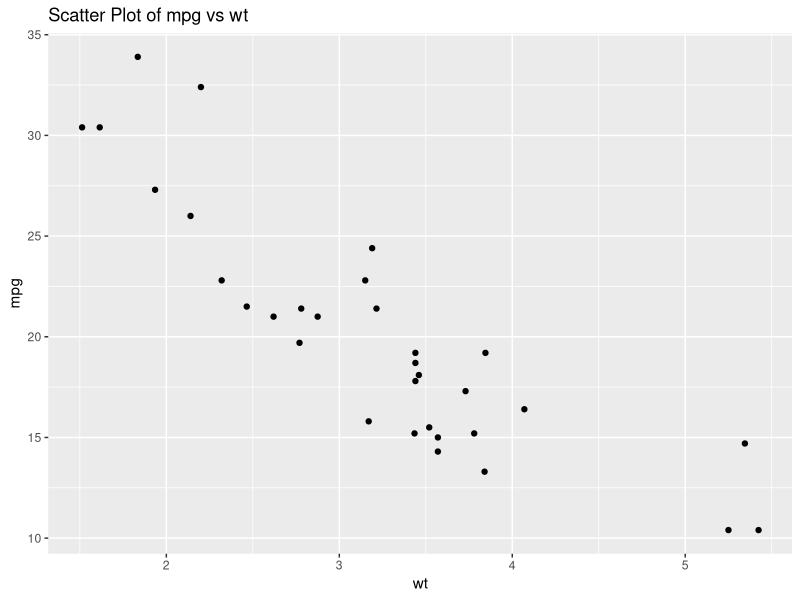

This figure's R source:
library(ggplot2)
# Example plot using the built-in 'mtcars' dataset
ggplot(mtcars, aes(x = wt, y = mpg)) +
  geom_point() +
  labs(title = "Scatter Plot of mpg vs wt")
